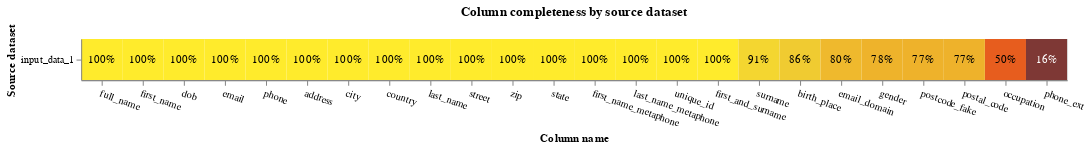

Notebook code for this chart:
### Code cell
# Analyze completeness of data
db_api = DuckDBAPI()
analyze_completeness(combined_df, db_api)

### Figure 1 — Vega-Lite specification as saved in the notebook (floating-point values rounded to 4 significant figures)
{"config": {"view": {"continuousWidth": 400, "continuousHeight": 300}}, "layer": [{"mark": "rect", "encoding": {"color": {"field": "completeness", "legend": null, "scale": {"scheme": "darkred", "zero": true}, "type": "quantitative"}, "tooltip": [{"field": "source_dataset", "title": "Source dataset", "type": "nominal"}, {"field": "total_rows_inc_nulls", "format": ",", "title": "# of records", "type": "quantitative"}, {"field": "column_name", "title": "Column name", "type": "nominal"}, {"field": "total_null_rows", "format": ",", "title": "# of nulls", "type": "quantitative"}, {"field": "completeness", "format": ".1%", "type": "quantitative"}], "x": {"axis": {"labelAngle": 20}, "field": "column_name", "sort": {"field": "mean_comp", "order": "descending"}, "title": "Column name", "type": "nominal"}, "y": {"field": "source_dataset", "title": "Source dataset", "type": "nominal"}}, "title": "Column completeness by source dataset", "transform": [{"joinaggregate": [{"op": "mean", "field": "completeness", "as": "mean_comp"}], "groupby": ["column_name"]}]}, {"mark": {"type": "text"}, "encoding": {"color": {"condition": {"test": "datum['completeness'] < 0.5", "value": "white"}, "value": "black"}, "text": {"field": "completeness", "format": ".0%", "type": "quantitative"}, "x": {"axis": {"labelAngle": 0}, "field": "column_name", "sort": {"field": "mean_comp", "order": "descending"}, "type": "nominal"}, "y": {"field": "source_dataset", "type": "nominal"}}, "transform": [{"joinaggregate": [{"op": "mean", "field": "completeness", "as": "mean_comp"}], "groupby": ["column_name"]}]}], "data": {"name": "data-d66a4f3a1f59a179435a291aa0c6aaed"}, "height": {"step": 40}, "width": {"step": 40}, "$schema": "https://vega.github.io/schema/vega-lite/v5.9.3.json", "datasets": {"data-d66a4f3a1f59a179435a291aa0c6aaed": [{"source_dataset": "input_data_1", "column_name": "full_name", "total_null_rows": 0, "total_rows_inc_nulls": 50578, "completeness": 1.0}, {"source_dataset": "input_data_1", "column_name": "first_and_surname", "total_null_rows": 67, "total_rows_inc_nulls": 50578, "completeness": 0.9987}, {"source_dataset": "input_data_1", "column_name": "first_name", "total_null_rows": 0, "total_rows_inc_nulls": 50578, "completeness": 1.0}, {"source_dataset": "input_data_1", "column_name": "surname", "total_null_rows": 4515, "total_rows_inc_nulls": 50578, "completeness": 0.9107}, {"source_dataset": "input_data_1", "column_name": "dob", "total_null_rows": 0, "total_rows_inc_nulls": 50578, "completeness": 1.0}, {"source_dataset": "input_data_1", "column_name": "birth_place", "total_null_rows": 6927, "total_rows_inc_nulls": 50578, "completeness": 0.863}, {"source_dataset": "input_data_1", "column_name": "postcode_fake", "total_null_rows": 11426, "total_rows_inc_nulls": 50578, "completeness": 0.7741}, {"source_dataset": "input_data_1", "column_name": "gender", "total_null_rows": 11230, "total_rows_inc_nulls": 50578, "completeness": 0.778}, {"source_dataset": "input_data_1", "column_name": "occupation", "total_null_rows": 25289, "total_rows_inc_nulls": 50578, "completeness": 0.5}, {"source_dataset": "input_data_1", "column_name": "email", "total_null_rows": 0, "total_rows_inc_nulls": 50578, "completeness": 1.0}, {"source_dataset": "input_data_1", "column_name": "phone", "total_null_rows": 0, "total_rows_inc_nulls": 50578, "completeness": 1.0}, {"source_dataset": "input_data_1", "column_name": "address", "total_null_rows": 0, "total_rows_inc_nulls": 50578, "completeness": 1.0}, {"source_dataset": "input_data_1", "column_name": "city", "total_null_rows": 0, "total_rows_inc_nulls": 50578, "completeness": 1.0}, {"source_dataset": "input_data_1", "column_name": "country", "total_null_rows": 0, "total_rows_inc_nulls": 50578, "completeness": 1.0}, {"source_dataset": "input_data_1", "column_name": "postal_code", "total_null_rows": 11426, "total_rows_inc_nulls": 50578, "completeness": 0.7741}, {"source_dataset": "input_data_1", "column_name": "last_name", "total_null_rows": 0, "total_rows_inc_nulls": 50578, "completeness": 1.0}, {"source_dataset": "input_data_1", "column_name": "street", "total_null_rows": 0, "total_rows_inc_nulls": 50578, "completeness": 1.0}, {"source_dataset": "input_data_1", "column_name": "zip", "total_null_rows": 0, "total_rows_inc_nulls": 50578, "completeness": 1.0}, {"source_dataset": "input_data_1", "column_name": "state", "total_null_rows": 0, "total_rows_inc_nulls": 50578, "completeness": 1.0}, {"source_dataset": "input_data_1", "column_name": "phone_ext", "total_null_rows": 42298, "total_rows_inc_nulls": 50578, "completeness": 0.1637}, {"source_dataset": "input_data_1", "column_name": "email_domain", "total_null_rows": 10143, "total_rows_inc_nulls": 50578, "completeness": 0.7995}, {"source_dataset": "input_data_1", "column_name": "first_name_metaphone", "total_null_rows": 0, "total_rows_inc_nulls": 50578, "completeness": 1.0}, {"source_dataset": "input_data_1", "column_name": "last_name_metaphone", "total_null_rows": 0, "total_rows_inc_nulls": 50578, "completeness": 1.0}, {"source_dataset": "input_data_1", "column_name": "unique_id", "total_null_rows": 0, "total_rows_inc_nulls": 50578, "completeness": 1.0}]}}
